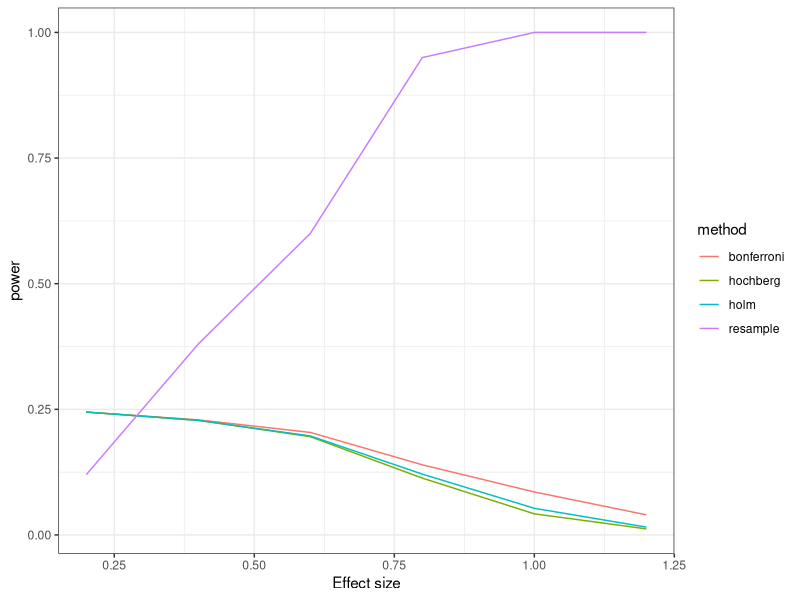
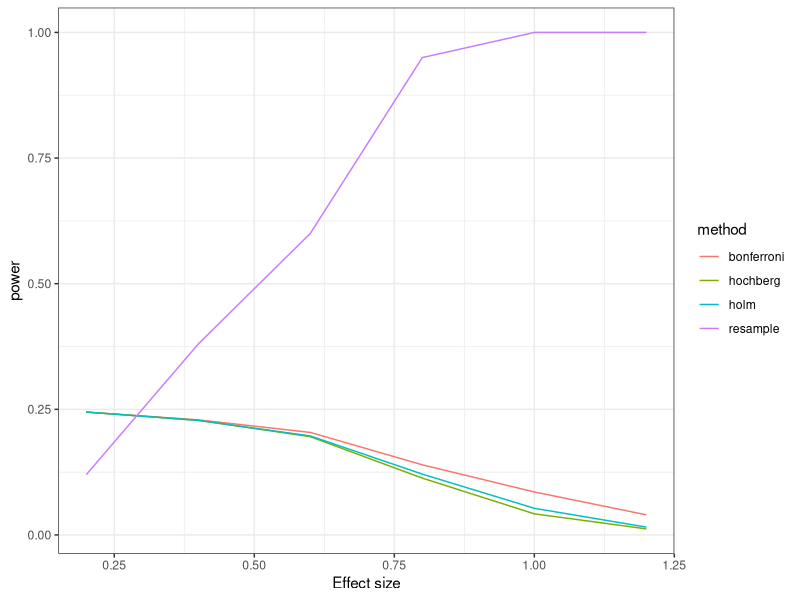

Generate these figures, in order, with R: (Note: a time limit stopped this script after it produced the figures.)
## ---- chunk 1
library(tidyverse)
## ---- chunk 2
mean_x = 5
effect_size = 0  
n_samplesize = 20
n_repeat = 100
method = "bonferroni"    #c("holm", "hochberg", "bonferroni")
l_resample = 200   # number of resample times for each outcomes
m = 5  # number of outcomes
## ---- chunk 3
create_outcomes = function(mean_x, mean_y){
  #set.seed(123)
  treatment = list(mode = "vector", m)
  control = list(mode = "vector", m)
  p_value = vector(mode = "numeric", m)
  
  for(i in 1: m){
    treatment[[i]] = as.vector(rnorm(n_samplesize, mean_x, 5))
    control[[i]] = as.vector(rnorm(n_samplesize, mean_y, 5))
    p_value[i] = t.test(treatment[[i]], control[[i]])$p.value
  }
  
  repeat_unit = tibble(treatment, control, p_value)
  return(repeat_unit)
}

#repeat_unit = create_outcomes(mean_x, 5*effect_size + mean_x)
## ---- chunk 4
unadjusted_results = function(){
  if(min(repeat_unit$p_value) < 0.05) {return(1)}
  else {return(0)}
}
## ---- chunk 5
global_results = function(method){
  p_adjust = p.adjust(repeat_unit$p_value, method)
  effect_p = p_adjust[(p_adjust > 0.05)]
  
  return(length(effect_p)/n_samplesize)
}
## ---- chunk 6
resample_results = function(){
  #repeat_unit = create_outcomes(mean_x, 5*effect_size + mean_x)
  treatment_star = list(mode = "vector", m)
  control_star = list(mode = "vector", m)
  for (j in 1:m) {
    mean_treatment = mean(repeat_unit$treatment[[j]])
    mean_control = mean(repeat_unit$control[[j]])
    treatment_star[[j]] = repeat_unit$treatment[[j]] - mean_treatment
    control_star[[j]] = repeat_unit$control[[j]] - mean_control
  }
  p_min = vector(mode = "numeric", l_resample)
  for (i in 1: l_resample){ 
    p_resample = vector(mode = "numeric", m)
    # resampling each outcome
    for (j in 1:m) {
      sample_treatment = sample(treatment_star[[j]], n_samplesize, replace = TRUE)
      sample_control = sample(control_star[[j]], n_samplesize, replace = TRUE)
      p_resample[j] = t.test(sample_treatment, sample_control)$p.value
    }
    p_min[i] = min(p_resample)
  }
  p_orig_min = min(repeat_unit$p_value)
  p_num = 0
  for (i in 1:l_resample) {
    if (p_min[i] < p_orig_min) {p_num = p_num + 1}
  }
  p_final = p_num/l_resample
  if (p_final<0.05) {return(1)}
  else {return(0)}
}
## ---- chunk 7
set.seed(123)
count = vector(mode = "numeric", n_repeat)
#p_final = vector("numeric", n_repeat)
for (i in 1:n_repeat){
  repeat_unit = create_outcomes(mean_x, 5*effect_size + mean_x)
  count[i] = resample_results()
}

power = mean(count)
## ---- chunk 8
set.seed(123)
count = vector(mode = "numeric", n_repeat)
for (i in 1: n_repeat){
  repeat_unit = create_outcomes(mean_x, 5*effect_size + mean_x)
  #print(repeat_unit$p_value)
  count[i] = global_results(method)
}

power = mean(count)
## ---- chunk 9
set.seed(123)
effect_size_v = seq(0.2,1.2,0.2)
power_results = NULL
plot_restults = NULL
for (i in 1:length(effect_size_v)) {
  count_holm = 0
  count_hochberg = 0
  count_bonferroni = 0
  count_resample = 0
  power_holm = 0
  power_hochberg = 0
  power_bonferroni = 0
  power_resample = 0
  for (j in 1:n_repeat) {
    repeat_unit = create_outcomes(mean_x, 5*effect_size_v[i] + mean_x)
    count_resample = count_resample + resample_results()
    count_holm = count_holm + global_results("holm")
    count_hochberg = count_hochberg + global_results("hochberg")
    count_bonferroni = count_bonferroni + global_results("bonferroni")
  }
  power_resample = count_resample/n_repeat
  power_holm = count_holm/n_repeat
  power_hochberg = count_hochberg/n_repeat
  power_bonferroni = count_bonferroni/n_repeat
  power_results = cbind(power_holm, power_hochberg, power_bonferroni, power_resample)
  plot_restults = rbind(plot_restults, power_results)
}
plot_restults = cbind(effect_size_v, plot_restults)
#plot_restults_10 = plot_restults
#plot_restults_100 = plot_restults
#plot_restults_1000 = plot_restults
write.csv(plot_restults, file = "n20.cvs")
## ---- chunk 10
library(ggplot2)

results_plot = 
  as.tibble(plot_restults) %>% 
  gather(key = "method", value = "power", power_holm:power_resample) %>% 
  mutate(method = str_replace(method, "power_", "")) %>% 
  ggplot(aes(x = effect_size_v, y = power, color = method)) +
  geom_line() +
  xlab("Effect size") +
  theme_bw()

results_plot
ggsave("n20_plot.png", results_plot, width = 8, height = 5)
## ---- chunk 11
set.seed(123)
m_v = c(1:10)
power_results = NULL
plot_restults = NULL
for (i in 1:length(m_v)) {
  m = m_v[i]
  count_unadjusted = 0
  count_holm = 0
  count_hochberg = 0
  count_bonferroni = 0
  count_resample = 0
  power_holm = 0
  power_hochberg = 0
  power_bonferroni = 0
  power_resample = 0
  for (j in 1:n_repeat) {
    repeat_unit = create_outcomes(mean_x, 5*effect_size + mean_x)
    count_unadjusted = count_unadjusted + unadjusted_results()
    count_resample = count_resample + resample_results()
    count_holm = count_holm + global_results("holm")
    count_hochberg = count_hochberg + global_results("hochberg")
    count_bonferroni = count_bonferroni + global_results("bonferroni")
  }
  power_unadjusted = count_unadjusted/n_repeat
  power_resample = count_resample/n_repeat
  power_holm = count_holm/n_repeat
  power_hochberg = count_hochberg/n_repeat
  power_bonferroni = count_bonferroni/n_repeat
  power_results = cbind(power_unadjusted, power_holm, power_hochberg, power_bonferroni, power_resample)
  plot_restults = rbind(plot_restults, power_results)
}
plot_restults = cbind(m_v, plot_restults)
#plot_restults_10 = plot_restults
#plot_restults_100 = plot_restults
#plot_restults_1000 = plot_restults
## ---- chunk 12
library(ggplot2)

results_plot = 
  as.tibble(plot_restults) %>% 
  gather(key = "method", value = "type1error", power_unadjusted:power_resample) %>% 
  mutate(method = str_replace(method, "power_", "")) %>% 
  ggplot(aes(x = m_v, y = type1error, color = method)) +
  geom_line()

results_plot
ggsave("type1error_plot.pdf", results_plot, width = 8, height = 5)
## ---- chunk 13
set.seed(123)
m_v = c(1:10)
power_results = NULL
plot_restults = NULL
for (i in 1:length(m_v)) {
  m = m_v[i]
  #count_unadjusted = 0
  count_holm = 0
  count_hochberg = 0
  count_bonferroni = 0
  count_resample = 0
  power_holm = 0
  power_hochberg = 0
  power_bonferroni = 0
  power_resample = 0
  for (j in 1:n_repeat) {
    repeat_unit = create_outcomes(mean_x, 5*effect_size + mean_x)
    #count_unadjusted = count_unadjusted + unadjusted_results()
    count_resample = count_resample + resample_results()
    count_holm = count_holm + global_results("holm")
    count_hochberg = count_hochberg + global_results("hochberg")
    count_bonferroni = count_bonferroni + global_results("bonferroni")
  }
  #power_unadjusted = count_unadjusted/n_repeat
  power_resample = count_resample/n_repeat
  power_holm = count_holm/n_repeat
  power_hochberg = count_hochberg/n_repeat
  power_bonferroni = count_bonferroni/n_repeat
  power_results = cbind(power_unadjusted, power_holm, power_hochberg, power_bonferroni, power_resample)
  plot_restults = rbind(plot_restults, power_results)
}
plot_restults = cbind(m_v, plot_restults)
#plot_restults_10 = plot_restults
#plot_restults_100 = plot_restults
#plot_restults_1000 = plot_restults
## ---- chunk 14
library(ggplot2)

results_plot = 
  as.tibble(plot_restults) %>% 
  gather(key = "method", value = "power", power_holm:power_resample) %>% 
  mutate(method = str_replace(method, "power_", "")) %>% 
  ggplot(aes(x = m_v, y = power, color = method)) +
  geom_line()

results_plot
ggsave("power_plot.pdf", results_plot, width = 8, height = 5)
